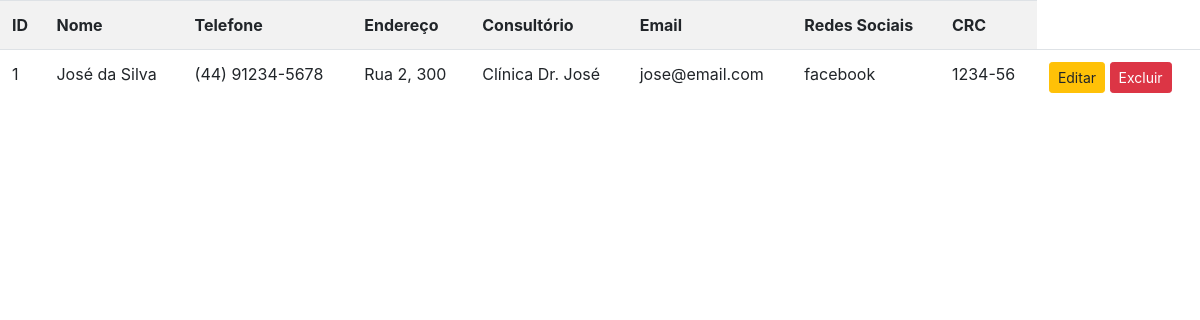
The app's page /listar/profissionais_saude/, older data.
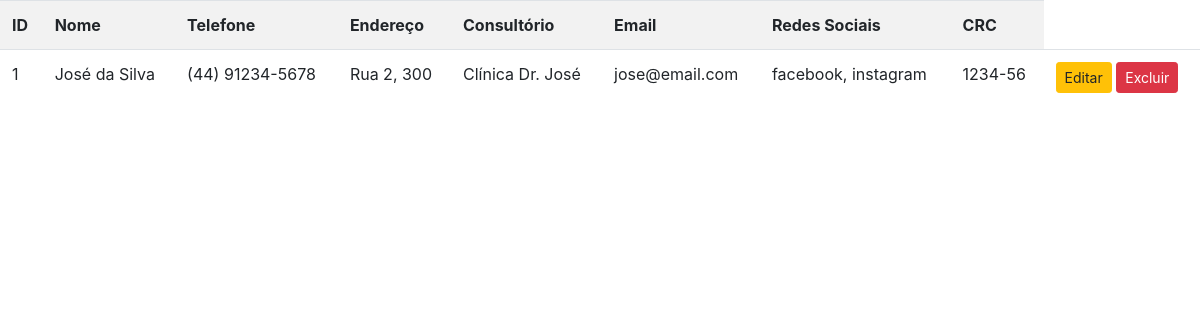
The same page, newer data.
### cadastros/models.py (models this page shows, shortened)
class ProfissionalSaude(models.Model):
    nome = models.CharField(max_length=255)
    telefone = models.CharField(max_length=50)
    endereco = models.CharField(max_length=255, verbose_name='Endereço')
    consultorio = models.CharField(max_length=255, verbose_name='Consultório')
    email = models.EmailField()
    redes_sociais = models.CharField(max_length=255, null=True, blank=True)
    crc = models.CharField(max_length=50, verbose_name='Conselho Regional de Classe')

### cadastros/views.py (the view)
# urls.py: path('listar/profissionais_saude/', ProfissionalSaudeList.as_view(), name='listar-profissionais-saude'),
class ProfissionalSaudeList(ListView):
    model = ProfissionalSaude
    template_name = 'cadastros/listar-profissionais-saude.html'

### cadastros/templates/cadastros/listar-profissionais-saude.html (shortened to what this page needs)
{% load static %}
<!DOCTYPE html>
<html lang="pt-br">
<head>
    <link rel="stylesheet" href="{% static 'css/bootstrap.min.css' %}">
    <link rel="stylesheet" href="{% static 'css/font-awesome.min.css' %}">
</head>
<body>
   <table class="table table-striped">
       <tr>
           <th>ID</th>
           <th>Nome</th>
           <th>Telefone</th>
           <th>Endereço</th>
           <th>Consultório</th>
           <th>Email</th>
           <th>Redes Sociais</th>
           <th>CRC</th>
       </tr>
       {% for profissional in object_list %}
       <tr>
           <td>{{ profissional.pk }}</td>
           <td>{{ profissional.nome }}</td>
           <td>{{ profissional.telefone }}</td>
           <td>{{ profissional.endereco }}</td>
           <td>{{ profissional.consultorio }}</td>
           <td>{{ profissional.email }}</td>
           <td>{{ profissional.redes_sociais }}</td>
           <td>{{ profissional.crc }}</td>
           <td>
               <a href="{% url 'atualizar-profissional-saude' profissional.pk %}" class="btn btn-warning btn-sm">Editar</a>
               <a href="{% url 'excluir-profissional-saude' profissional.pk %}" class="btn btn-danger btn-sm">Excluir</a>
           </td>
       </tr>
       {% empty %}
       <tr>
           <td colspan="100%">Nenhum profissional de saúde cadastrado!</td>
       </tr>
       {% endfor %}
   </table>
</body>
</html>

Row changes from the older to the newer data that the page shows:
changed ProfissionalSaude "José da Silva": redes_sociais "facebook" → "facebook, instagram"
